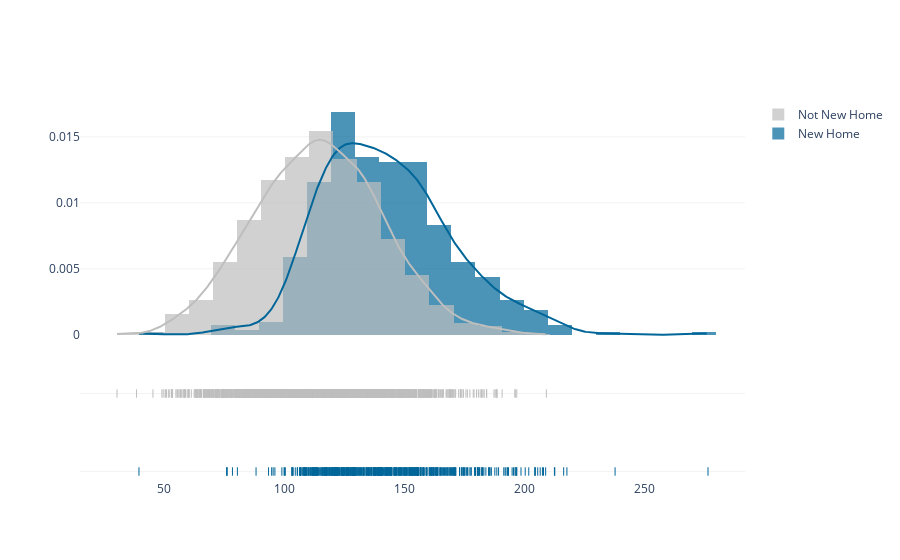

Write notebook code for a chart like this one.
### Code cell
import plotly.figure_factory as ff

new_ = new.loc[new['new']=='New']['price_sqft']
old = new.loc[new['new']=='Not New']['price_sqft']

hist_data = [new_, old]
group_labels = ['New Home', 'Not New Home']
colors = ['rgb(0, 102, 153)','rgb(190, 190, 190)']

fig = ff.create_distplot(hist_data, group_labels, bin_size=10, colors= colors)
fig.update_layout(title_text=' ',
                  plot_bgcolor='rgb(256, 256, 256)')
fig.update_xaxes(title_text = " ") 
fig.update_yaxes(showgrid=True, gridwidth=0.5, gridcolor='rgb(230, 230, 230)')

fig.show()

### Figure 1 — Plotly figure (JSON) as saved in the notebook; plotly's stock layout.template omitted (floating-point values rounded to 4 significant figures; data arrays with more than 128 entries replaced by an {"elided": "..."} marker saying what was removed)
{"data": [{"autobinx": false, "histnorm": "probability density", "legendgroup": "New Home", "marker": {"color": "rgb(0, 102, 153)"}, "name": "New Home", "opacity": 0.7, "type": "histogram", "x": {"elided": "528 float values"}, "xaxis": "x", "xbins": {"end": 276.3, "size": 10, "start": 39.51}, "yaxis": "y"}, {"autobinx": false, "histnorm": "probability density", "legendgroup": "Not New Home", "marker": {"color": "rgb(190, 190, 190)"}, "name": "Not New Home", "opacity": 0.7, "type": "histogram", "x": {"elided": "1927 float values"}, "xaxis": "x", "xbins": {"end": 209.0, "size": 10, "start": 30.37}, "yaxis": "y"}, {"legendgroup": "New Home", "marker": {"color": "rgb(0, 102, 153)"}, "mode": "lines", "name": "New Home", "showlegend": false, "type": "scatter", "x": {"elided": "500 float values"}, "xaxis": "x", "y": {"elided": "500 float values"}, "yaxis": "y"}, {"legendgroup": "Not New Home", "marker": {"color": "rgb(190, 190, 190)"}, "mode": "lines", "name": "Not New Home", "showlegend": false, "type": "scatter", "x": {"elided": "500 float values"}, "xaxis": "x", "y": {"elided": "500 float values"}, "yaxis": "y"}, {"legendgroup": "New Home", "marker": {"color": "rgb(0, 102, 153)", "symbol": "line-ns-open"}, "mode": "markers", "name": "New Home", "showlegend": false, "type": "scatter", "x": {"elided": "528 float values"}, "xaxis": "x", "y": {"elided": "528 str values"}, "yaxis": "y2"}, {"legendgroup": "Not New Home", "marker": {"color": "rgb(190, 190, 190)", "symbol": "line-ns-open"}, "mode": "markers", "name": "Not New Home", "showlegend": false, "type": "scatter", "x": {"elided": "1927 float values"}, "xaxis": "x", "y": {"elided": "1927 str values"}, "yaxis": "y2"}], "layout": {"barmode": "overlay", "hovermode": "closest", "legend": {"traceorder": "reversed"}, "plot_bgcolor": "rgb(256, 256, 256)", "title": {"text": " "}, "xaxis": {"anchor": "y2", "domain": [0, 1], "title": {"text": " "}, "zeroline": false}, "yaxis": {"anchor": "free", "domain": [0.35, 1], "gridcolor": "rgb(230, 230, 230)", "gridwidth": 0.5, "position": 0, "showgrid": true}, "yaxis2": {"anchor": "x", "domain": [0, 0.25], "dtick": 1, "gridcolor": "rgb(230, 230, 230)", "gridwidth": 0.5, "showgrid": true, "showticklabels": false}}}
